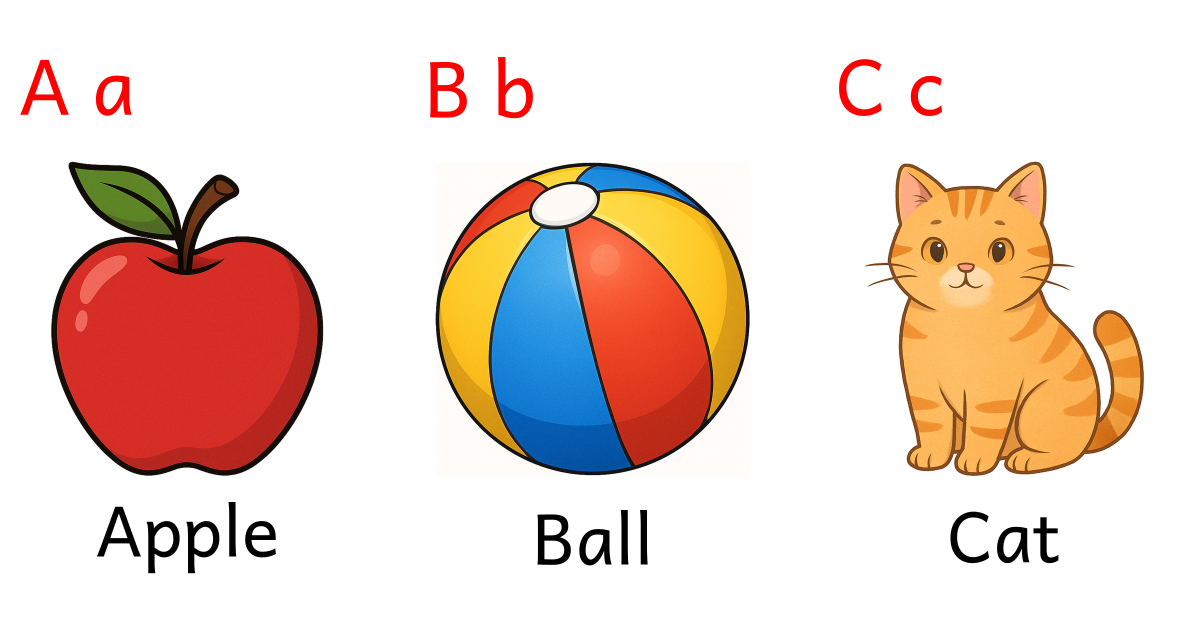
#> input picture a-b-c-flashcards-example.webp, 4767 x 2501 px (shown at 1/4 size)
$ python -i compose_flashcards_from_png.py   (imports and definitions only)
#> lines starting #> are read from the running program, lines starting #| are printed output that depends on the picture; after the words box and inside, x2 and y2 are one past the last pixel; in counts of white or black regions, pixels touching at a corner belong together
#> further down, picture is the input picture: PIL image 4767x2501 RGB; mean R, G, B 234.4, 213.5, 203.1
#!/usr/bin/env python3
"""
Compose A–Z preschool flashcards (SVG + PNG) from illustration-only images.

Key features:
- Dynamic font auto-fit for top-left letters ("A a") and bottom word.
- Glyph-top alignment for text (prevents clipping of tall glyphs like 'J').
- Illustration vertically centered between letters and word areas.
- Optional manual font-size overrides and font path.
"""

from __future__ import annotations

import argparse
import base64
import io
import json
from pathlib import Path
from typing import Dict, Iterable, List, Optional, Tuple

from PIL import Image, ImageDraw, ImageFont, ImageChops, ImageOps

# ----------------------------------
# Font candidates (used if --font not provided)
# ----------------------------------

FONT_CANDIDATES = [
    "../fonts/Andika-Regular.ttf",
    "fonts/Andika-Regular.ttf",
    "/usr/share/fonts/truetype/dejavu/DejaVuSans-Bold.ttf",
    "/Library/Fonts/Arial Bold.ttf",
    "/System/Library/Fonts/Supplemental/Arial Bold.ttf",
    "/usr/share/fonts/truetype/liberation/LiberationSans-Bold.ttf",
]

# ----------------------------------
# Helpers
# ----------------------------------


# [166 lines left out: functions load_mapping, find_illustration, ensure_out_dirs, resolve_font_path, load_font_exact, measure_text and 4 more, not called in this run]


def autocrop_image(
    img: Image.Image,
    bg_rgb: tuple[int, int, int] = (255, 255, 255),
    tolerance: int = 10,
    pad_ratio: float = 0.02,
) -> Image.Image:
    """
    Trim outer borders that are either fully transparent OR close to a uniform background color.
    - Works for RGBA (alpha) and RGB images.
    - 'tolerance' lets us ignore slight antialiasing around edges.
    - Adds a small uniform padding after crop so art doesn't touch the edge.
    """
#> called with bg_rgb = (255, 255, 255), tolerance = 10, pad_ratio = 0.02
    mode = img.mode
#> mode = 'RGB'
    # 1) If RGBA, try alpha-based crop first
    if mode == "RGBA":
        alpha = img.split()[3]
        mask = alpha.point(lambda a: 255 if a > 0 else 0)
        bbox = mask.getbbox()
        if bbox:
            img = img.crop(bbox)

    # 2) Now trim near-white (or chosen bg) even if still RGBA (using RGB view)
    if img.mode not in ("RGB", "RGBA"):
        img = img.convert("RGBA")

    # Work on an RGB copy for background-diff
    rgb = img.convert("RGB")
    bg = Image.new("RGB", rgb.size, bg_rgb)
#> bg: PIL image 4767x2501 RGB; every value is 255
    # Difference from the background
    diff = ImageChops.difference(rgb, bg)
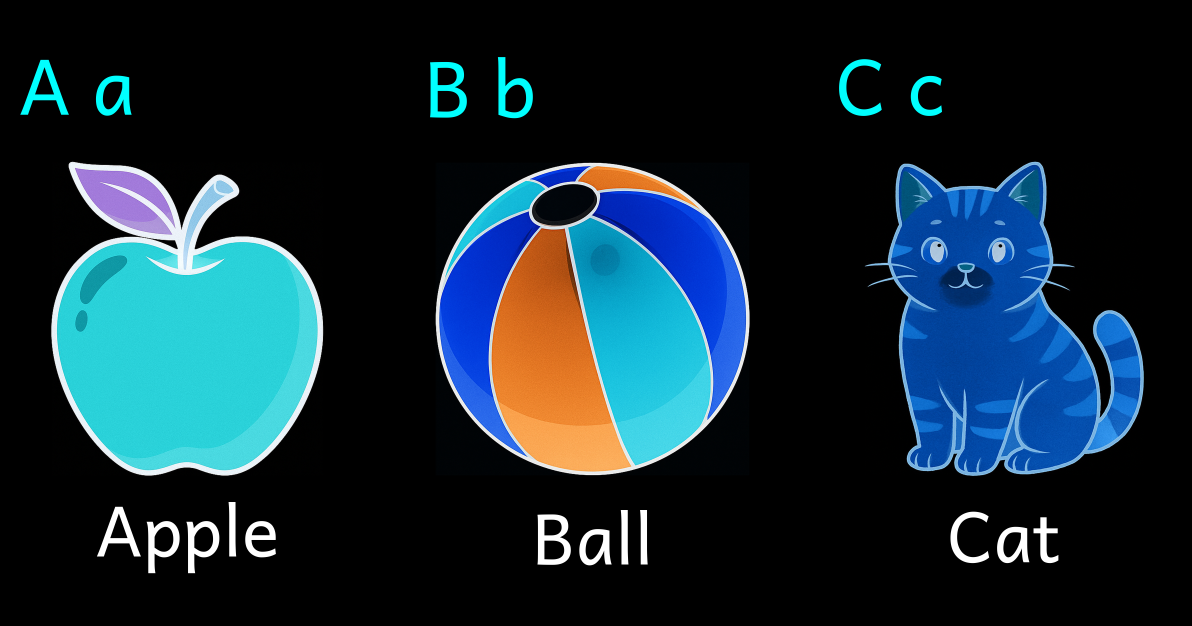
#> diff: PIL image 4767x2501 RGB (shown at 1/4 size); mean R, G, B 20.6, 41.5, 51.9
    # Convert to grayscale and threshold with tolerance
    gray = diff.convert("L")
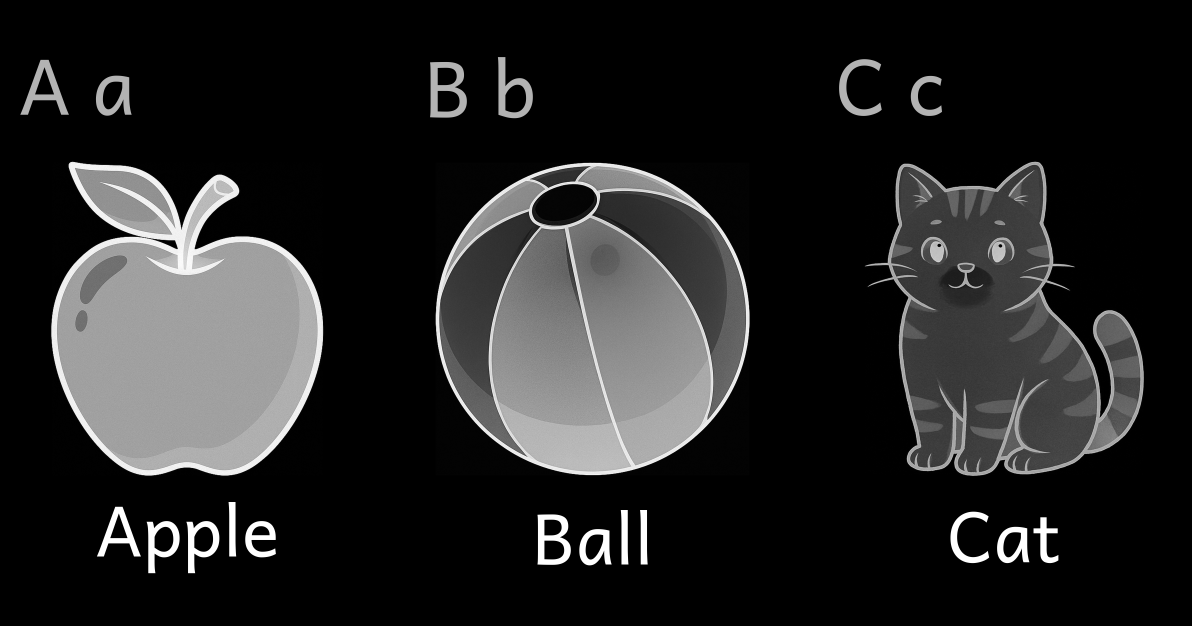
#> gray: PIL image 4767x2501 L (shown at 1/4 size); min 0, max 255, mean 36.4
    thresh = gray.point(lambda p: 255 if p > tolerance else 0)
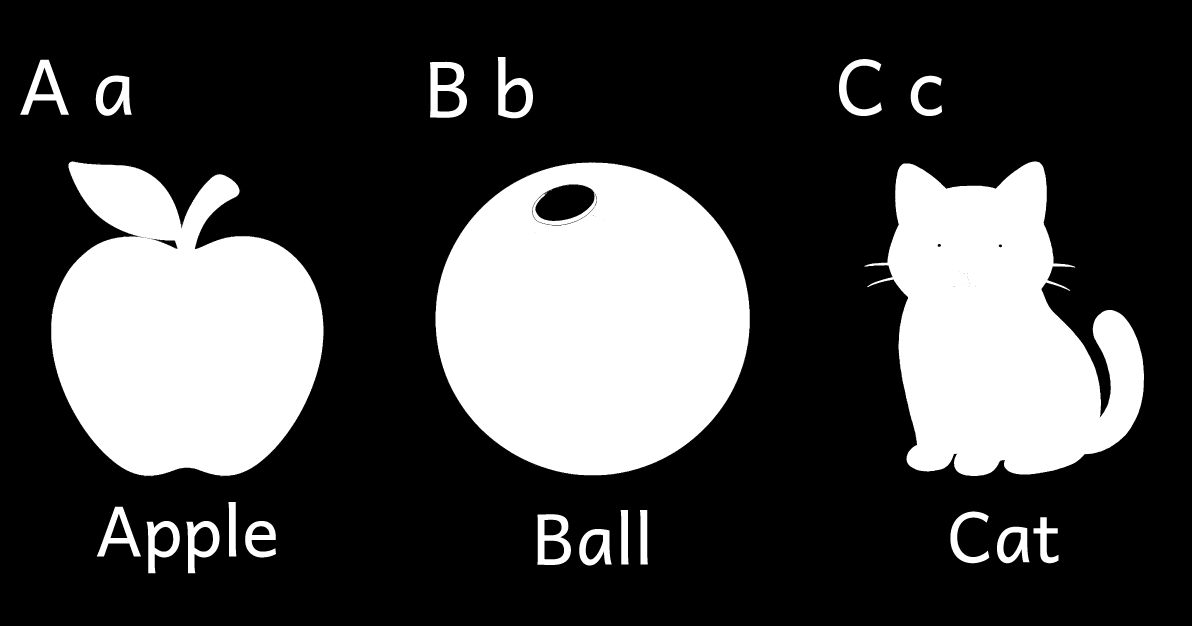
#> thresh: PIL image 4767x2501 L (shown at 1/4 size); 27.4% white; 307 white regions (286 under 20 px), largest, box (x1, y1, x2, y2) and area: (1742, 650, 2999, 1901) 1210692, (205, 646, 1294, 1903) 984699, (3457, 646, 4576, 1904) 873113
    bbox2 = thresh.getbbox()
#> bbox2 = (81, 228, 4576, 2293)

    if bbox2:
        img = img.crop(bbox2)
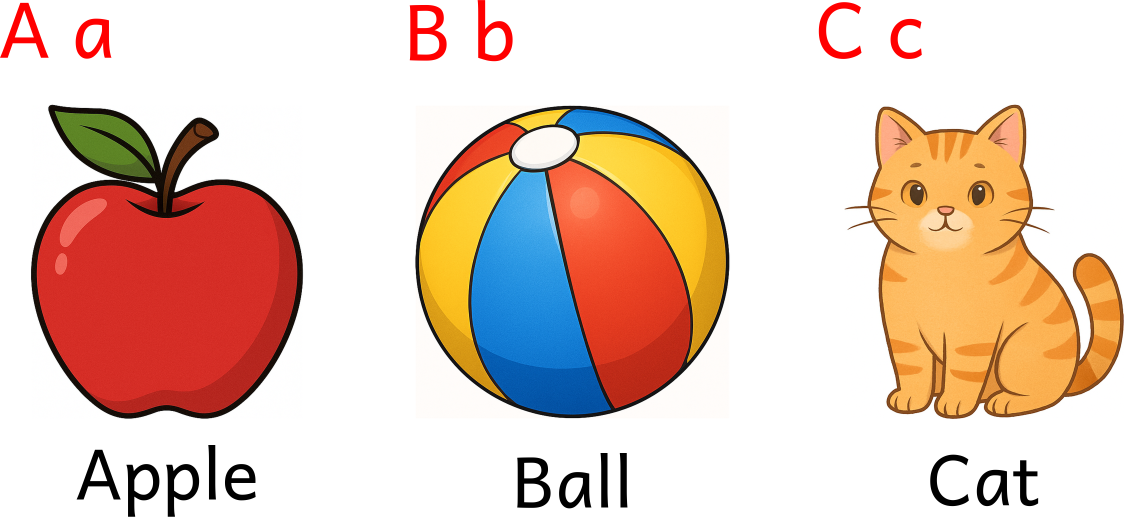
#> img: PIL image 4495x2065 RGB (shown at 1/4 size); mean R, G, B 228.6, 201.7, 188.4

    # 3) Add a small uniform padding
    pad = max(1, int(min(img.size) * pad_ratio))
#> pad = 41
    if img.mode == "RGBA":
        return ImageOps.expand(img, border=pad, fill=(0, 0, 0, 0))
    return ImageOps.expand(img, border=pad, fill=bg_rgb)
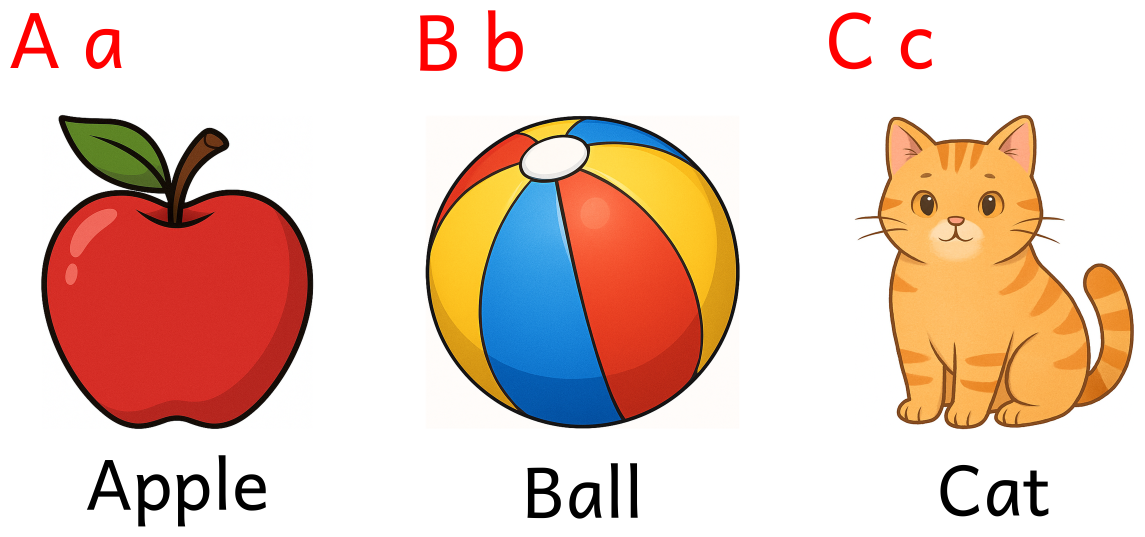
#> returned value: PIL image 4577x2147 RGB (shown at 1/4 size); mean R, G, B 230, 204.6, 192.1


# [5 lines left out: function pil_to_base64_png, not called in this run]


def rgb_to_hex(rgb: Tuple[int, int, int]) -> str:
    r, g, b = rgb
    return f"#{r:02X}{g:02X}{b:02X}"


# [10 lines left out: function hex_to_rgb, not called in this run]


# ----------------------------------
# Layout
# ----------------------------------


class Layout:
    """Layout constants for the flashcard."""

    # [332 lines left out: functions __init__, compose_svg, build_flashcard_for_pair, parse_args, main, not called in this run]


# [2 lines not run here, left out]

>>> from PIL import Image
>>> picture = Image.open('../a-b-c-flashcards-example.webp')
>>> result = autocrop_image(picture)
